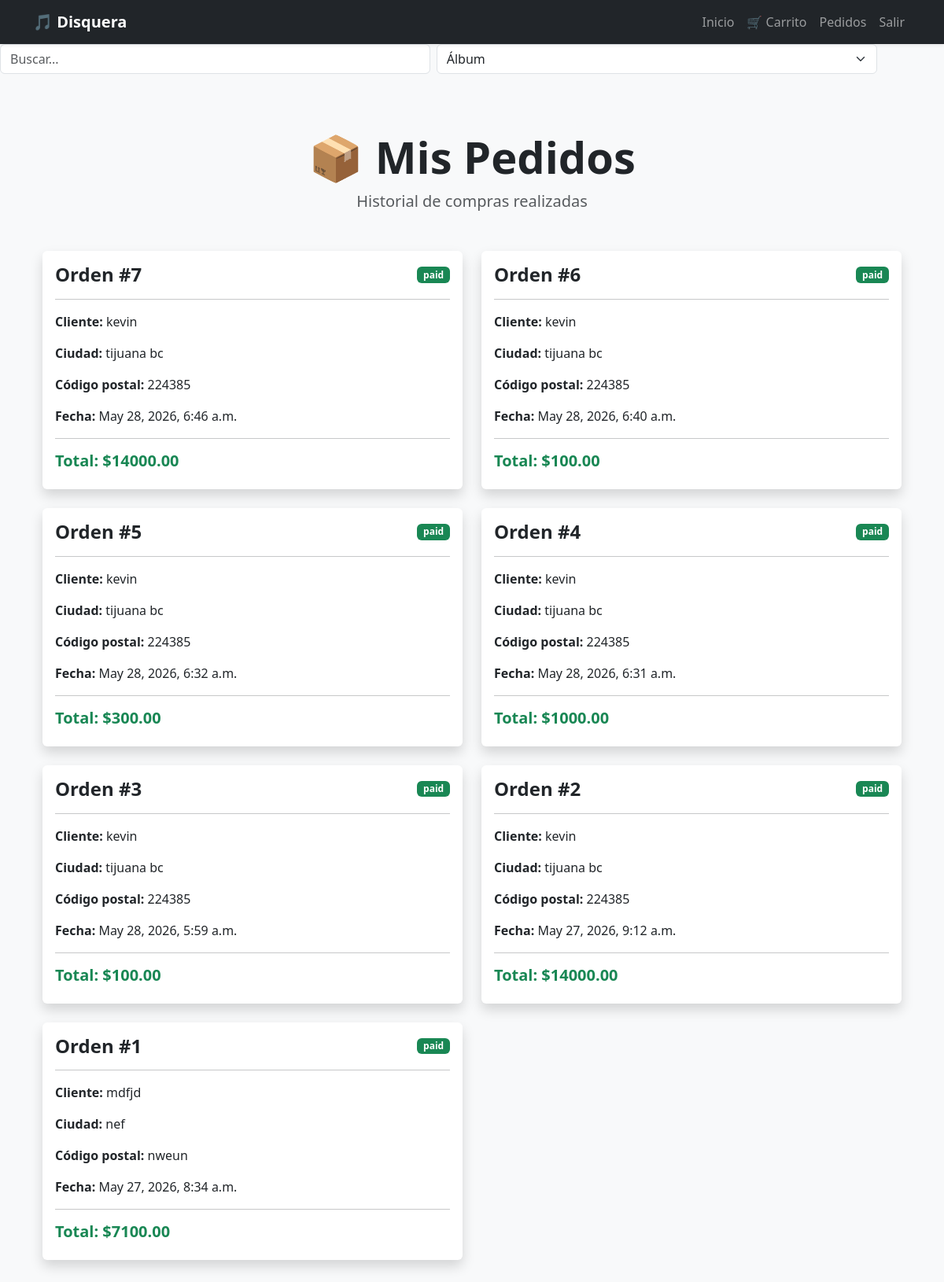
Page /my-orders/ (signed in) on the earlier database version.
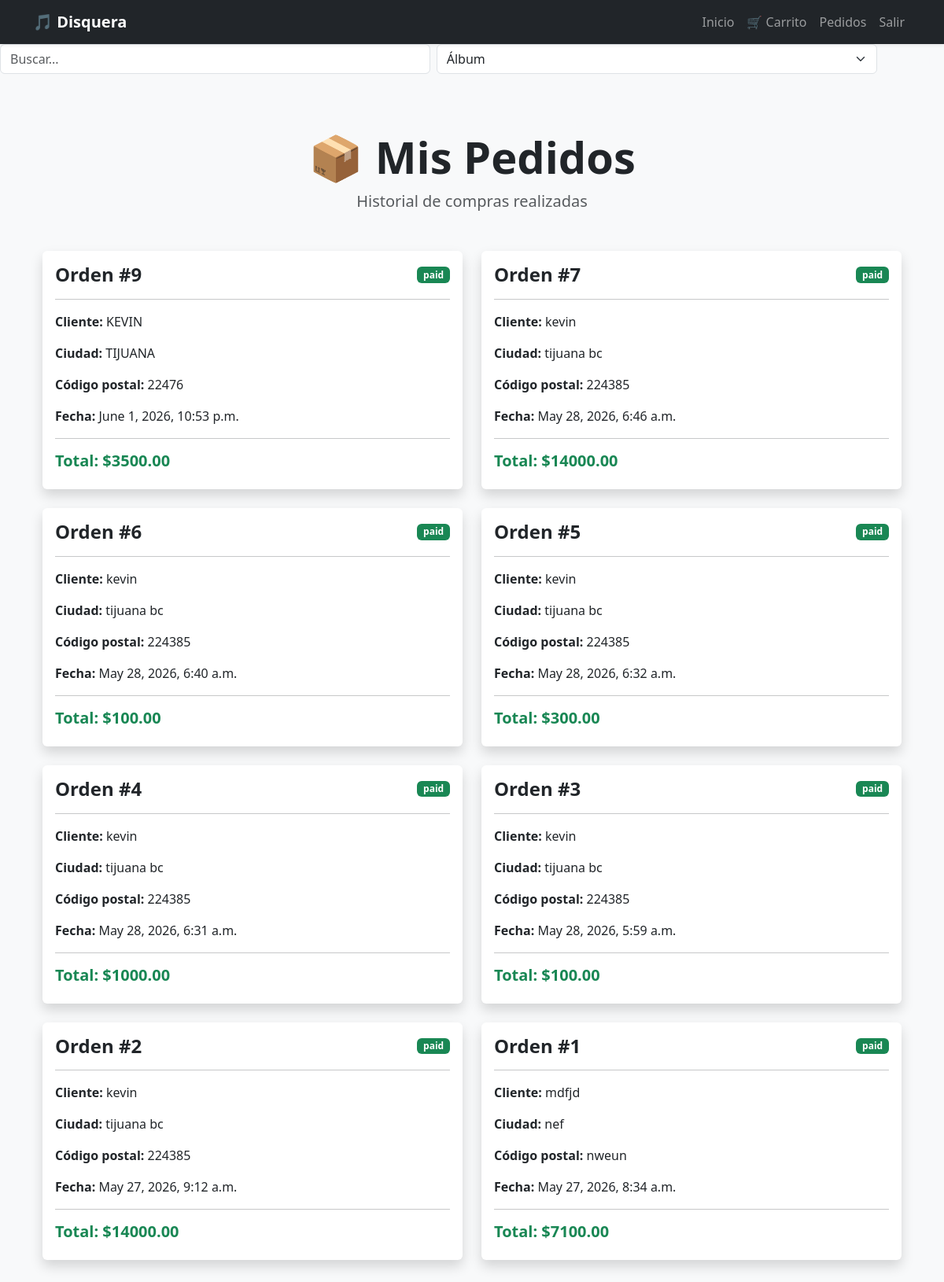
Same page on the later database version.
### disquera/models.py (models this page shows, shortened)
class Order(models.Model):
    PENDING = 'pending'
    PAID = 'paid'
    SHIPPED = 'shipped'
    STATUS_CHOICES = (
        (PENDING, 'Pendiente'),
        (PAID, 'Pagado'),
        (SHIPPED, 'Enviado'),
    )
    user = models.ForeignKey(User, on_delete=models.CASCADE)
    full_name = models.CharField(max_length=255)
    address = models.TextField()
    city = models.CharField(max_length=100)
    postal_code = models.CharField(max_length=20)
    total = models.DecimalField(max_digits=10, decimal_places=2)
    status = models.CharField(max_length=20, choices=STATUS_CHOICES, default=PENDING)
    created_at = models.DateTimeField(auto_now_add=True)

### disquera/views.py (the view)
# urls.py: path('my-orders/', views.my_orders, name='my_orders'),
@login_required
def my_orders(request):
    orders = Order.objects.filter(user=request.user).order_by('-created_at')
    return render(request, 'disquera/my_orders.html', {
        'orders': orders
    })

### disquera/templates/Disquera/my_orders.html (shortened to what this page needs)
{% extends 'disquera/base.html' %}
{% block content %}
<div class="container py-5">
    <div class="text-center mb-5">
        <h1 class="display-4 fw-bold">
            📦 Mis Pedidos
        </h1>
        <p class="lead text-muted">
            Historial de compras realizadas
        </p>
    </div>
    {% if orders %}
        <div class="row g-4">
            {% for order in orders %}
                <div class="col-lg-6">
                    <div class="card shadow border-0 h-100">
                        <div class="card-body">
                            <div class="d-flex justify-content-between align-items-center mb-3">
                                <h4 class="fw-bold mb-0">
                                    Orden #{{ order.id }}
                                </h4>
                                <span class="badge bg-success">
                                    {{ order.status }}
                                </span>
                            </div>
                            <hr>
                            <p>
                                <strong>Cliente:</strong>
                                {{ order.full_name }}
                            </p>
                            <p>
                                <strong>Ciudad:</strong>
                                {{ order.city }}
                            </p>
                            <p>
                                <strong>Código postal:</strong>
                                {{ order.postal_code }}
                            </p>
                            <p>
                                <strong>Fecha:</strong>
                                {{ order.created_at }}
                            </p>
                            <hr>
                            <h5 class="fw-bold text-success">
                                Total: ${{ order.total }}
                            </h5>
                        </div>
                    </div>
                </div>
            {% endfor %}
        </div>
    {% else %}
        <div class="alert alert-info shadow-sm border-0 text-center">
            Aún no has realizado compras.
        </div>
    {% endif %}
</div>
{% endblock %}

Differences in the rows shown:
added Order: id "9", status "paid", full_name "KEVIN", city "TIJUANA", postal_code "22476", created_at "June 1, 2026, 10:53 p.m.", total "3500.00"
